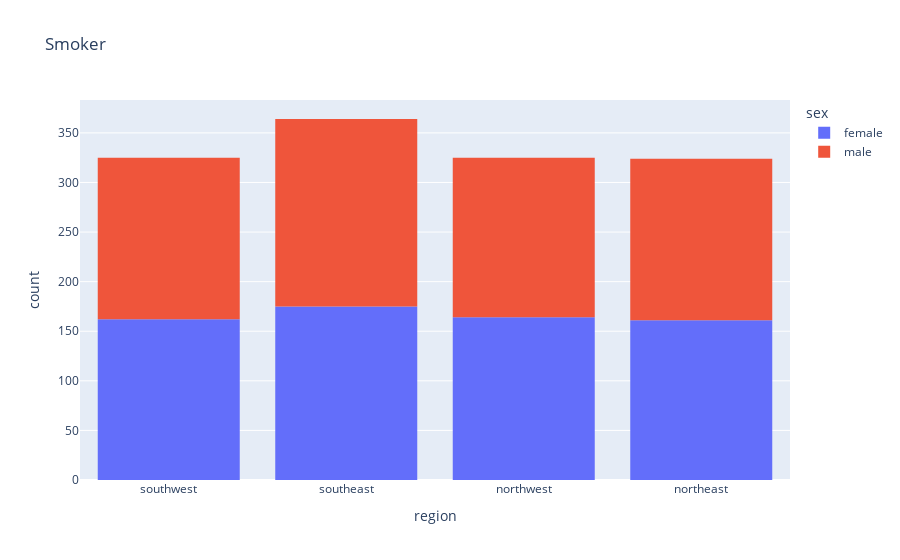

The notebook cell this image was saved under:
### Code cell
px.histogram(medical_df, x='region', color='sex', title='Smoker')

### Figure 1 — Plotly figure (JSON) as saved in the notebook; plotly's stock layout.template omitted (floating-point values rounded to 4 significant figures; data arrays with more than 128 entries replaced by an {"elided": "..."} marker saying what was removed)
{"data": [{"alignmentgroup": "True", "bingroup": "x", "hovertemplate": "sex=female<br>region=%{x}<br>count=%{y}<extra></extra>", "legendgroup": "female", "marker": {"color": "#636efa", "pattern": {"shape": ""}}, "name": "female", "offsetgroup": "female", "orientation": "v", "showlegend": true, "type": "histogram", "x": {"elided": "662 str values"}, "xaxis": "x", "yaxis": "y"}, {"alignmentgroup": "True", "bingroup": "x", "hovertemplate": "sex=male<br>region=%{x}<br>count=%{y}<extra></extra>", "legendgroup": "male", "marker": {"color": "#EF553B", "pattern": {"shape": ""}}, "name": "male", "offsetgroup": "male", "orientation": "v", "showlegend": true, "type": "histogram", "x": {"elided": "676 str values"}, "xaxis": "x", "yaxis": "y"}], "layout": {"barmode": "relative", "legend": {"title": {"text": "sex"}, "tracegroupgap": 0}, "title": {"text": "Smoker"}, "xaxis": {"anchor": "y", "domain": [0, 1], "title": {"text": "region"}}, "yaxis": {"anchor": "x", "domain": [0, 1], "title": {"text": "count"}}}}
